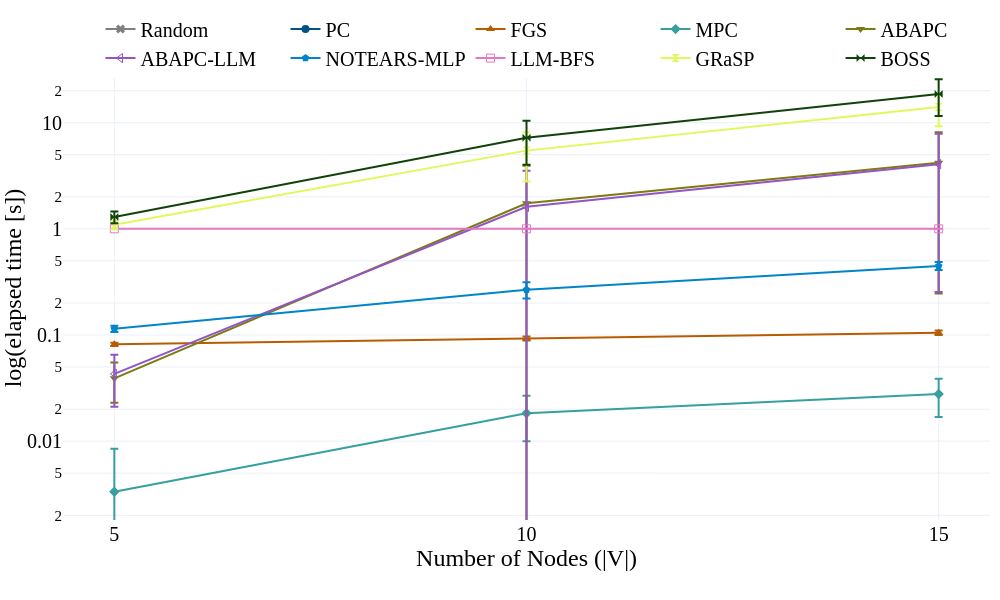

Write notebook code for a chart like this one.
### Markdown cell above
## Runtime

### Code cell
if runtime_methods:
    plot_runtime(
        dag_grouped,
        ['n_nodes'],
        '',
        names_dict,
        symbols_dict,
        colors_dict,
        runtime_methods,
        share_y=False,
        save_figs=save_figs,
        output_name="../results/figs/Fig.2_runtime.html",
        debug=False,
        font_size=20,
        plot_height=600,
        plot_width=1000,
    )
else:
    print('No runtime plot generated; update runtime_methods to include at least one model key.')

### Figure 1 — Plotly figure (JSON) as saved in the notebook; plotly's stock layout.template omitted (floating-point values rounded to 4 significant figures)
{"data": [{"error_y": {"array": [0.0, 0.0, 0.0], "thickness": 2, "type": "data"}, "line": {"color": "#7f7f7f", "simplify": true, "width": 2}, "marker": {"color": "#7f7f7f", "size": 8, "symbol": "x"}, "mode": "lines+markers", "name": "Random", "showlegend": true, "type": "scatter", "x": ["5", "10", "15"], "xaxis": "x", "y": [0, 0, 0], "yaxis": "y"}, {"error_y": {"array": [NaN, NaN, NaN], "thickness": 2, "type": "data"}, "line": {"color": "#005383", "simplify": true, "width": 2}, "marker": {"color": "#005383", "size": 8, "symbol": "circle"}, "mode": "lines+markers", "name": "PC", "showlegend": true, "type": "scatter", "x": ["5", "10", "15"], "xaxis": "x", "y": [NaN, NaN, NaN], "yaxis": "y"}, {"error_y": {"array": [0.002789, 0.003897, 0.005055], "thickness": 2, "type": "data"}, "line": {"color": "#b85c00", "simplify": true, "width": 2}, "marker": {"color": "#b85c00", "size": 8, "symbol": "triangle-up-dot"}, "mode": "lines+markers", "name": "FGS", "showlegend": true, "type": "scatter", "x": ["5", "10", "15"], "xaxis": "x", "y": [0.08167, 0.09278, 0.105], "yaxis": "y"}, {"error_y": {"array": [0.005164, 0.008367, 0.01089], "thickness": 2, "type": "data"}, "line": {"color": "#379f9f", "simplify": true, "width": 2}, "marker": {"color": "#379f9f", "size": 8, "symbol": "diamond-dot"}, "mode": "lines+markers", "name": "MPC", "showlegend": true, "type": "scatter", "x": ["5", "10", "15"], "xaxis": "x", "y": [0.003333, 0.01833, 0.02778], "yaxis": "y"}, {"error_y": {"array": [0.01612, 2.195, 3.946], "thickness": 2, "type": "data"}, "line": {"color": "#7b7b12", "simplify": true, "width": 2}, "marker": {"color": "#7b7b12", "size": 8, "symbol": "triangle-down-dot"}, "mode": "lines+markers", "name": "ABAPC", "showlegend": true, "type": "scatter", "x": ["5", "10", "15"], "xaxis": "x", "y": [0.03908, 1.743, 4.193], "yaxis": "y"}, {"error_y": {"array": [0.02195, 1.909, 3.81], "thickness": 2, "type": "data"}, "line": {"color": "#9454c4", "simplify": true, "width": 2}, "marker": {"color": "#9454c4", "size": 8, "symbol": "triangle-left-open"}, "mode": "lines+markers", "name": "ABAPC-LLM", "showlegend": true, "type": "scatter", "x": ["5", "10", "15"], "xaxis": "x", "y": [0.04306, 1.613, 4.064], "yaxis": "y"}, {"error_y": {"array": [0.007794, 0.04621, 0.03885], "thickness": 2, "type": "data"}, "line": {"color": "#0085CA", "simplify": true, "width": 2}, "marker": {"color": "#0085CA", "size": 8, "symbol": "pentagon-dot"}, "mode": "lines+markers", "name": "NOTEARS-MLP", "showlegend": true, "type": "scatter", "x": ["5", "10", "15"], "xaxis": "x", "y": [0.1144, 0.2672, 0.4478], "yaxis": "y"}, {"error_y": {"array": [0.0, 0.0, 0.0], "thickness": 2, "type": "data"}, "line": {"color": "#e377c2", "simplify": true, "width": 2}, "marker": {"color": "#e377c2", "size": 8, "symbol": "square-open"}, "mode": "lines+markers", "name": "LLM-BFS", "showlegend": true, "type": "scatter", "x": ["5", "10", "15"], "xaxis": "x", "y": [1, 1, 1], "yaxis": "y"}, {"error_y": {"array": [0.1022, 2.669, 4.8], "thickness": 2, "type": "data"}, "line": {"color": "#e1f85c", "simplify": true, "width": 2}, "marker": {"color": "#e1f85c", "size": 8, "symbol": "hourglass"}, "mode": "lines+markers", "name": "GRaSP", "showlegend": true, "type": "scatter", "x": ["5", "10", "15"], "xaxis": "x", "y": [1.095, 5.454, 14.06], "yaxis": "y"}, {"error_y": {"array": [0.1645, 3.2, 7.047], "thickness": 2, "type": "data"}, "line": {"color": "#10430A", "simplify": true, "width": 2}, "marker": {"color": "#10430A", "size": 8, "symbol": "bowtie"}, "mode": "lines+markers", "name": "BOSS", "showlegend": true, "type": "scatter", "x": ["5", "10", "15"], "xaxis": "x", "y": [1.294, 7.224, 18.63], "yaxis": "y"}], "layout": {"font": {"color": "black", "family": "Serif", "size": 20}, "height": 600, "legend": {"orientation": "h", "x": 0.5, "xanchor": "center", "y": 1.1, "yanchor": "top"}, "margin": {"b": 80, "l": 10, "r": 10, "t": 10}, "width": 1000, "xaxis": {"anchor": "y", "domain": [0, 1], "title": {"standoff": 0, "text": "Number of Nodes (|V|)"}}, "yaxis": {"anchor": "x", "domain": [0, 1], "matches": "y", "title": {"standoff": 0, "text": "log(elapsed time [s])"}, "type": "log"}}}
